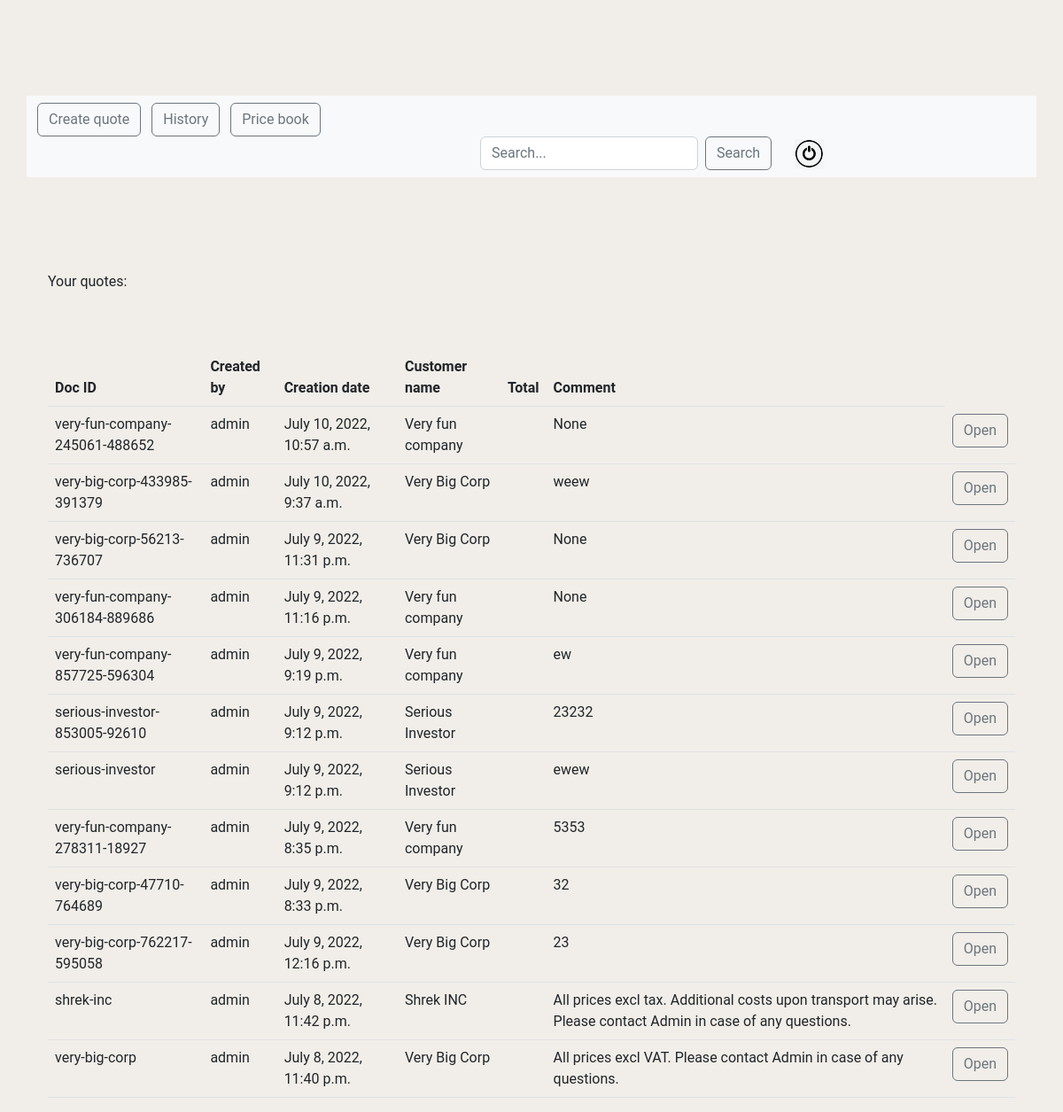
Page /history/ (signed in) on the committed database.
### calculator/models.py (models this page shows, shortened)
class Quote(models.Model):
	date_saved = models.DateTimeField(auto_now=True)
	customer = models.ForeignKey(Customer, on_delete=models.CASCADE)
	slug = models.SlugField(unique=True, blank=True, null=True)
	user = models.ForeignKey(settings.AUTH_USER_MODEL, on_delete=models.CASCADE, blank=True, null=True, auto_created=True)
	comment = models.CharField(max_length=300, null=True, blank=True)
	objects = QuoteManager()
	def get_absolute_url(self):
		return reverse("quote_detail", kwargs={"slug": self.slug})

class Customer(models.Model):
	customer_name = models.CharField(max_length=100)
	customer_info = models.CharField(max_length=100, null=True, blank=True)
	def __str__(self):
		return str(self.customer_name)

### calculator/views.py (the view)
# urls.py: path("history/", views.history_view, name="history"),
@login_required(login_url='/')
def history_view(request):
    quotes = Quote.objects.filter(user=request.user).order_by("-date_saved")
    context = {"quotes": quotes}
    return render(request, "calculator/history.html", context)

### calculator/models.py (called while the page is built)
	def get_queryset(self):
		return QuoteQuerySet(self.model, using=self._db)

### calculator/templates/calculator/history.html
{% extends "calculator/raw_page.html" %}
{% load static %}
{% block content %}
    <div class="container">
    <br><br>
    <p>Your quotes:</p>
    <br><br>
                    <div class="table-responsive">
          <table class="table">
                            <thead>
                                <tr>
                                  <th scope="col">Doc ID</th>
                                  <th scope="col">Created by</th>
                                  <th scope="col">Creation date</th>
                                  <th scope="col">Customer name</th>
                                  <th scope="col">Total</th>
                                  <th scope="col">Comment</th>
                                </tr>
                            </thead>
                {% for quote in quotes %}
                    <tr>
                        <td>{{ quote.slug }}</td>
                        <td>{{ quote.user }}</td>
                        <td>{{ quote.date_saved }}</td>
                        <td>{{ quote.customer }} </td>
                        <td>{{ quote.price }}</td>
                        <td>{{ quote.comment }}</td>
                        <td><a href="{{ quote.get_absolute_url }}"><button type="button" class="btn btn-outline-secondary">Open</button></a></td>
                    </tr>
              {% endfor %}
          </table>
			</div>
    </div>
{% endblock content %}

### static/css/main.css (style rules this page uses)
body { background-color: #F1EEE9; font-family: Roboto, sans-serif; }

### rows in the picture
Quote: slug "very-fun-company-245061-488652", user "admin", date_saved "July 10, 2022, 10:57 a.m.", customer "Very fun company", comment "None"
Quote: slug "very-big-corp-433985-391379", user "admin", date_saved "July 10, 2022, 9:37 a.m.", customer "Very Big Corp", comment "weew"
Quote: slug "very-big-corp-56213-736707", user "admin", date_saved "July 9, 2022, 11:31 p.m.", customer "Very Big Corp", comment "None"
Quote: slug "very-fun-company-306184-889686", user "admin", date_saved "July 9, 2022, 11:16 p.m.", customer "Very fun company", comment "None"
Quote: slug "very-fun-company-857725-596304", user "admin", date_saved "July 9, 2022, 9:19 p.m.", customer "Very fun company", comment "ew"
Quote: slug "serious-investor-853005-92610", user "admin", date_saved "July 9, 2022, 9:12 p.m.", customer "Serious Investor", comment "23232"
Quote: slug "serious-investor", user "admin", date_saved "July 9, 2022, 9:12 p.m.", customer "Serious Investor", comment "ewew"
Quote: slug "very-fun-company-278311-18927", user "admin", date_saved "July 9, 2022, 8:35 p.m.", customer "Very fun company", comment "5353"
Quote: slug "very-big-corp-47710-764689", user "admin", date_saved "July 9, 2022, 8:33 p.m.", customer "Very Big Corp", comment "32"
Quote: slug "very-big-corp-762217-595058", user "admin", date_saved "July 9, 2022, 12:16 p.m.", customer "Very Big Corp", comment "23"
Quote: slug "shrek-inc", user "admin", date_saved "July 8, 2022, 11:42 p.m.", customer "Shrek INC", comment "All prices excl tax. Additional costs upon transport may arise. Please contact Admin in case of any questions."
Quote: slug "very-big-corp", user "admin", date_saved "July 8, 2022, 11:40 p.m.", customer "Very Big Corp", comment "All prices excl VAT. Please contact Admin in case of any questions."
